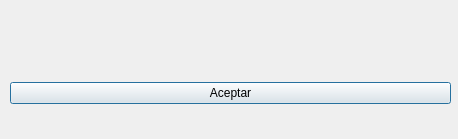
<?xml version="1.0" encoding="UTF-8"?>
<ui version="4.0">
 <class>Dialog</class>
 <widget class="QDialog" name="Dialog">
  <property name="geometry">
   <rect>
    <x>0</x>
    <y>0</y>
    <width>458</width>
    <height>139</height>
   </rect>
  </property>
  <property name="windowTitle">
   <string>Diálogo</string>
  </property>
  <widget class="QWidget" name="verticalLayoutWidget">
   <property name="geometry">
    <rect>
     <x>10</x>
     <y>10</y>
     <width>441</width>
     <height>121</height>
    </rect>
   </property>
   <layout class="QVBoxLayout" name="verticalLayout">
    <item>
     <widget class="QLabel" name="advise">
      <property name="sizePolicy">
       <sizepolicy hsizetype="Preferred" vsizetype="Maximum">
        <horstretch>0</horstretch>
        <verstretch>0</verstretch>
       </sizepolicy>
      </property>
      <property name="text">
       <string/>
      </property>
      <property name="alignment">
       <set>Qt::AlignCenter</set>
      </property>
     </widget>
    </item>
    <item>
     <widget class="QPushButton" name="okButton">
      <property name="text">
       <string>Aceptar</string>
      </property>
     </widget>
    </item>
   </layout>
  </widget>
 </widget>
 <resources/>
 <connections/>
</ui>
